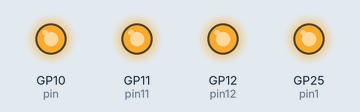
Bench run of a program on a simulated Raspberry Pi Pico running MicroPython. Parts: output pins drawn as LEDs (lit = HIGH). What the program prints to the serial console is not drawn.

Above: at 0.5 s.
At 3.5 s:
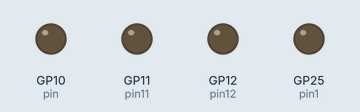
Timing chart, 0 to 4.6 s (numbered marks = the images above):
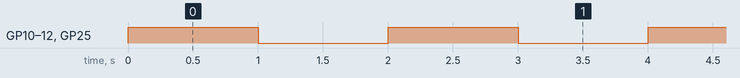

The program:

blink.py
```python
from machine import Pin
from utime import sleep

pin1 = Pin("LED", Pin.OUT)
pin = Pin(10, Pin.OUT)
pin11 = Pin(11, Pin.OUT)
pin12 = Pin(12, Pin.OUT)
print("LED starts flashing...")
while True:
    try:
        pin1.toggle()
        pin.toggle()
        pin11.toggle()
        pin12.toggle()
        sleep(1) # sleep 1sec
    except KeyboardInterrupt:
        break
pin1.off()
pin.off()
pin11.off()
pin12.off()
print("Finished.")
```

Measured:
- by itself, GP10 (pin), GP11 (pin11), GP12 (pin12), GP25 (pin1): alternates HIGH for 1.0 s and LOW for 1.0 s
